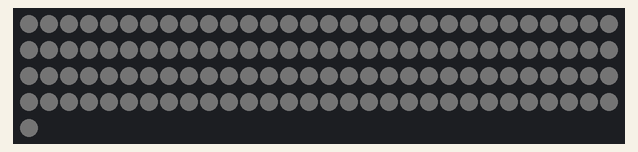
This sketch was run on a simulated Arduino Uno, built with avr-gcc and run on an emulated ATmega328P. Parts: 121 RGB LEDs in strip order, left to right, continuing on the next row. Dim RGB values are drawn brighter than linear; colours are those a GRB WS2812 strip shows for the declared byte order.

Above: at 1.5 s.
At 3.92 s:
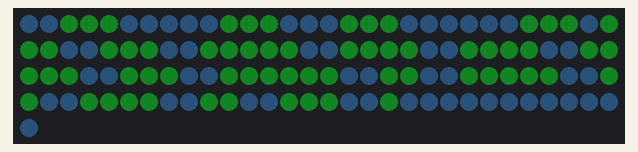
At 11.24 s:
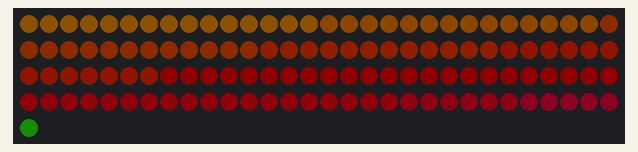
At 21.08 s:
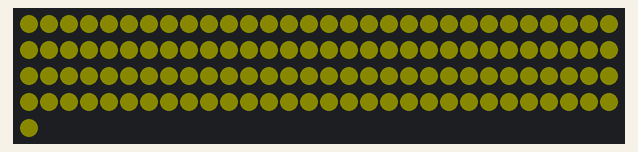
At 30.5 s:
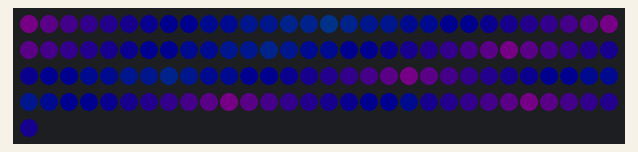
At 39.84 s:
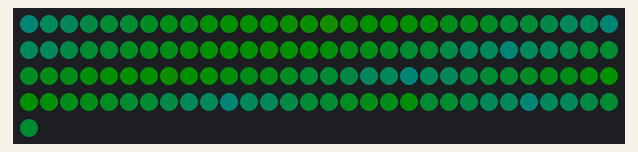

The sketch:

ledravemask.ino
```cpp
#include <FastLED.h>

#define LED_PIN 5
#define NUM_LEDS 121
#define LED_TYPE WS2812B
#define COLOR_ORDER RGB
#define BRIGHTNESS 15
#define maxCountInRow = 15;
int rowCount[11] = {15, 14, 13, 12, 13, 12, 11, 10, 9, 6, 5};

CRGB leds[NUM_LEDS];

// Sets up FastLED library
void setup()
{
  Serial.begin(9600);
  delay(1000);
  FastLED.addLeds<LED_TYPE, LED_PIN>(leds, NUM_LEDS);
  FastLED.setBrightness(BRIGHTNESS);
  FastLED.setMaxPowerInVoltsAndMilliamps(5, 500);
}

// Examples of designs you can loop through
void loop()
{
  heart();
  hexagon();
  rainbowFade(2, 4);
  rainbowFade(2, 3);
  rainbowFadeVertical(10, 4);
  for (int h = 0; h < 5; h++)
  {
    circle();
  }
  for (int h = 0; h < 5; h++)
  {
    rainbowFade(2, h);
  }
  for (int h = 5; h > 0; h--)
  {
    rainbowFade(2, h);
  }
  for (int h = 0; h < 5; h++)
  {
    rainbowFadeVertical(10, h);
  }
  for (int h = 5; h > 0; h--)
  {
    rainbowFadeVertical(10, h);
  }
}

int getSum(int row)
{
  int sum = 0;
  for (int i = 0; i < row; i++)
  {
    sum += rowCount[i];
  }
  return sum;
}
void rainbowFadeVertical(int lightDelay, int delta)
{
  for (int hue = 0; hue < 255; hue++)
  {
    for (int row = 0; row < 11; row++)
    {
      int sum = getSum(row);
      for (int col = 0; col < rowCount[row]; col++)
      {
        fill_rainbow(leds + (sum + col), 1, hue + (delta * row), delta);
      }
    }
    FastLED.setMaxPowerInVoltsAndMilliamps(5, 500);
    FastLED.show();
    delay(lightDelay);
  }
}

void rainbowFade(int lightDelay, int delta)
{
  for (int hue = 0; hue < 255; hue++)
  {
    for (int row = 0; row < 11; row++)
    {
      int sum = getSum(row);
      if (row % 2 == 0)
      {
        fill_rainbow(leds + sum, rowCount[row] + 1, hue, delta);
      }
      else
      {
        for (int k = 0; k < rowCount[row]; k++)
        {
          fill_rainbow(leds + (sum + rowCount[row] - k), 1, hue + (delta * k), delta);
        }
      }
    }
    FastLED.setMaxPowerInVoltsAndMilliamps(5, 500);
    FastLED.show();
    delay(lightDelay);
  }
}

int getColorFade(int a, int b, int index, int range, int i)
{
  if (a == b)
  {
    return a;
  }
  int dif = abs(a - b);
  float change = (float)dif / range * (index + 1);
  if (a > b)
  {
    return a - change;
  }
  return a + change;
}

void circle()
{
  int maxCount = 121;
  int colors[121] = {
    0, 9, 8, 7, 6, 5, 5, 5, 5, 5, 6, 7, 8, 9, 0,
      9, 8, 7, 6, 5, 4, 4, 4, 4, 5, 6, 7, 8, 9,
        8, 7, 6, 5, 4, 3, 3, 3, 4, 5, 6, 7, 8,
         7, 6, 5, 4, 3, 2, 2, 3, 4, 5, 6, 7,
        7, 6, 5, 4, 3, 2, 1, 2, 3, 4, 5, 6, 7,
         6, 5, 4, 3, 2, 1, 1, 2, 3, 4, 5, 6,
           6, 5, 4, 3, 2, 1, 2, 3, 4, 5, 6,
             6, 5, 4, 3, 2, 2, 3, 4, 5, 6,
              6, 5, 4, 3, 3, 3, 4, 5, 6,
                   5, 4, 4, 4, 4, 5,
                     5, 5, 5, 5, 5,
  };
  int rgbColors[10][3] = {
      {10, 50, 90},
      {40, 20, 40},
      {170, 30, 60},
      {190, 70, 180},
      {10, 150, 162},
  };
  for (int x = 0; x < 5; x++)
  {
    for (int z = 0; z < 251; z += 50)
    {
      for (int i = 0; i < maxCount; i++)
      {
        int color = (colors[i] + x) % 5;
        int nextColor = (color + 1) % 5;
        if (z == 0)
        {
          leds[i] = CRGB(rgbColors[color][0], rgbColors[color][1], rgbColors[color][2]);
        }
        else if (z == 250)
        {
          leds[i] = CRGB(rgbColors[nextColor][0], rgbColors[nextColor][1], rgbColors[nextColor][2]);
        }
        else
        {
          int r = getColorFade(rgbColors[color][0], rgbColors[nextColor][0], z, 255, i);
          int g = getColorFade(rgbColors[color][1], rgbColors[nextColor][1], z, 255, i);
          int b = getColorFade(rgbColors[color][2], rgbColors[nextColor][2], z, 255, i);
          leds[i] = CRGB(r, g, b);
        }
      }
      FastLED.show();
      FastLED.setMaxPowerInVoltsAndMilliamps(5, 750);
      FastLED.delay(10);
    }
  }
}

void heart()
{
  int maxCount = 121;
  int colors[121] = {
    0, 0, 0, 0, 0, 0, 0, 0, 0, 0, 0, 0, 0, 0, 0,
      0, 0, 0, 0, 0, 0, 0, 0, 0, 0, 0, 0, 0, 0,
        0, 0, 0, 0, 0, 0, 0, 0, 0, 0, 0, 0, 0,
         0, 0, 0, 0, 0, 0, 0, 0, 0, 0, 0, 0,
        0, 0, 0, 0, 0, 0, 0, 0, 0, 0, 0, 0, 0,
         0, 0, 0, 0, 0, 1, 1, 0, 0, 0, 0, 0,
          0, 0, 0, 0, 0, 0, 0, 0, 0, 0, 0,
            0, 0, 0, 0, 0, 0, 0, 0, 0, 0,
              0, 0, 0, 0, 0, 0, 0, 0, 0,
                  0, 0, 0, 0, 0, 0,
                    0, 0, 0, 0, 0,
  };
  for (int x = 0; x < 10; x++)
  {
    for (int i = 0; i < maxCount; i++)
    {
      if (colors[i] % 5 == x % 5)
      {
        leds[i] = CRGB(40, 160, 40);
      }
      else
      {
        leds[i] = CRGB(20, 20, 20);
      }
    }
    FastLED.show();
    FastLED.setMaxPowerInVoltsAndMilliamps(5, 750);
    FastLED.delay(200);
  }
}

void hexagon()
{
  int maxCount = 121;
  int colors[121] = {
    0, 9, 8, 7, 6, 5, 5, 5, 5, 5, 6, 7, 8, 9, 0,
      9, 8, 7, 6, 5, 4, 4, 4, 4, 5, 6, 7, 8, 9,
       8, 7, 6, 5, 4, 3, 3, 3, 4, 5, 6, 7, 8,
        7, 6, 5, 4, 3, 2, 2, 3, 4, 5, 6, 7,
       7, 6, 5, 4, 3, 2, 1, 2, 3, 4, 5, 6, 7,
        6, 5, 4, 3, 2, 1, 1, 2, 3, 4, 5, 6,
          6, 5, 4, 3, 2, 1, 2, 3, 4, 5, 6,
            6, 5, 4, 3, 2, 2, 3, 4, 5, 6,
             6, 5, 4, 3, 3, 3, 4, 5, 6,
                  5, 4, 4, 4, 4, 5,
                   5, 5, 5, 5, 5,
  };
  int rgbColors[10][3] = {
      {140, 30, 40},
      {140, 30, 40},
      {140, 30, 40},
      {40, 20, 60},
      {40, 20, 60},
  };
  for (int x = 0; x < 5; x++)
  {
    for (int z = 0; z < 251; z += 50)
    {
      for (int i = 0; i < maxCount; i++)
      {
        int color = (9 - colors[i] + x) % 5;
        int nextColor = (color + 1) % 5;
        if (z == 0)
        {
          leds[i] = CRGB(rgbColors[color][0], rgbColors[color][1], rgbColors[color][2]);
        }
        else if (z == 250)
        {
          leds[i] = CRGB(rgbColors[nextColor][0], rgbColors[nextColor][1], rgbColors[nextColor][2]);
        }
        else
        {
          int r = getColorFade(rgbColors[color][0], rgbColors[nextColor][0], z, 255, i);
          int g = getColorFade(rgbColors[color][1], rgbColors[nextColor][1], z, 255, i);
          int b = getColorFade(rgbColors[color][2], rgbColors[nextColor][2], z, 255, i);
          leds[i] = CRGB(r, g, b);
        }
      }
      FastLED.show();
      FastLED.setMaxPowerInVoltsAndMilliamps(5, 750);
      FastLED.delay(10);
    }
  }
}
```

Measured:
- what the display in image 0 shows lasts 0.7 s, from 1.4 s to 2.1 s
